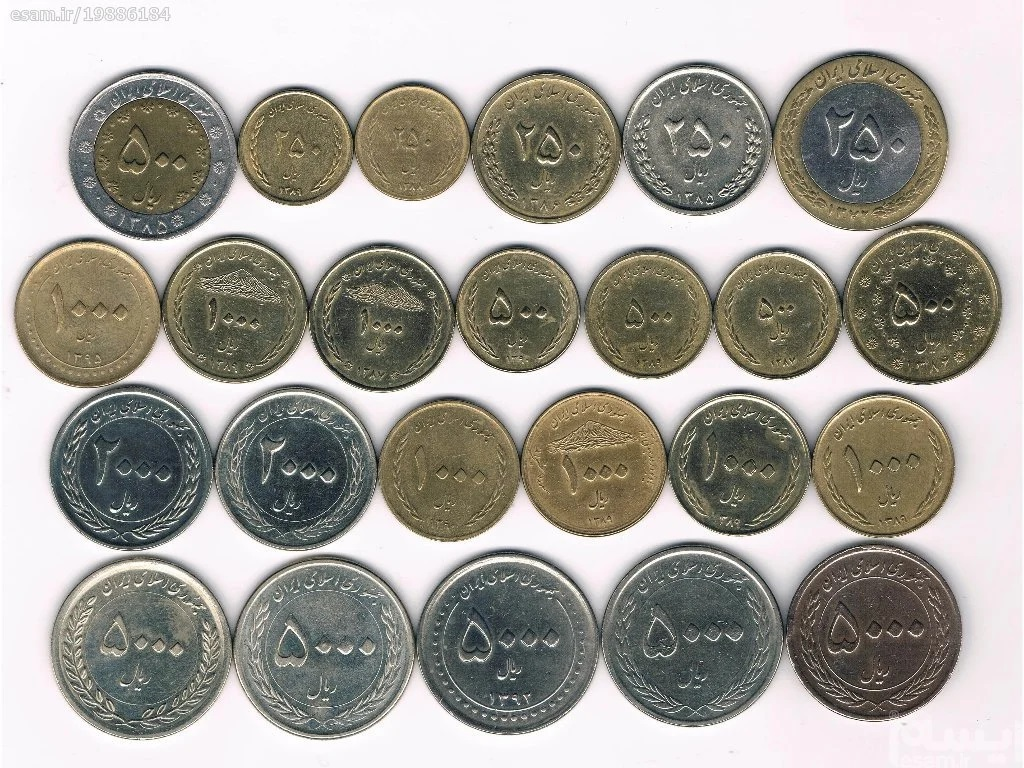
#> input picture open-cv/Images/iranian-coin.jpg, 1024 x 768 px, found by its file name
$ jupyter execute coin-detection.ipynb
#> lines starting #> are read from the running program, lines starting #| are printed output that depends on the picture; after the words box and inside, x2 and y2 are one past the last pixel; in counts of white or black regions, pixels touching at a corner belong together
[cell 1]
import numpy as np
import matplotlib.pyplot as plt
import cv2 as cv

# load the image
img = cv.imread("Image/iranian-coin.jpg")
#> img is the input picture: shape (768, 1024, 3); mean B, G, R 153.3, 160.5, 163.6
gray = cv.cvtColor(img, cv.COLOR_BGR2GRAY)
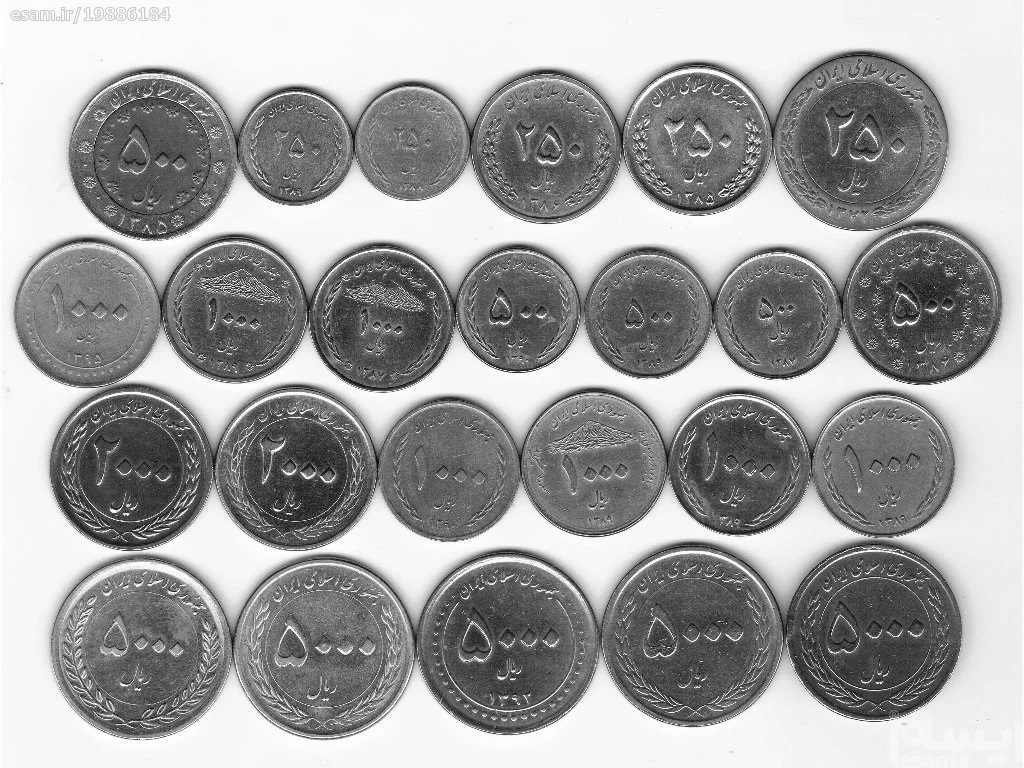
#> gray: shape (768, 1024); min 0, max 255, mean 160.6
gray = cv.GaussianBlur(gray, (9, 9), 2)
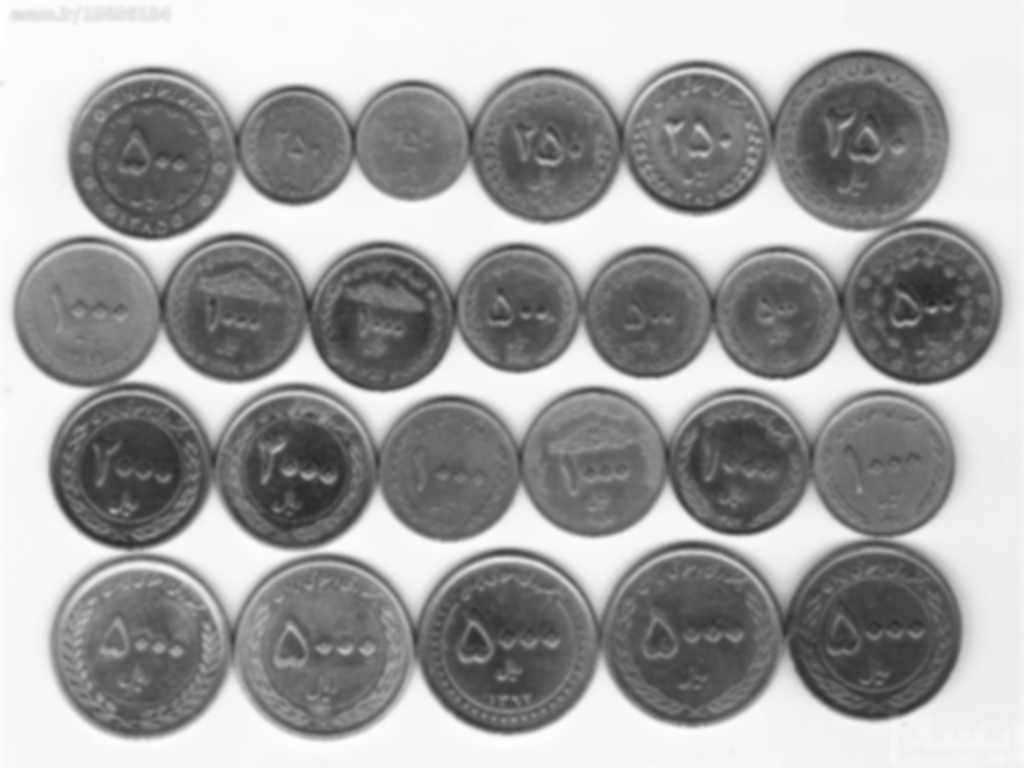
#> gray: shape (768, 1024); min 39, max 254, mean 160.6
# hough circle
circle = cv.HoughCircles(gray,
    method=cv.HOUGH_GRADIENT,
    dp=1,
    minDist=120,
    param1=110,
    param2=60,
    minRadius=10,
    maxRadius=100 )
#> circle = 24 rows, first 8: [234.5, 308.5, 73.2], [507.5, 641.5, 92.4], [153.5, 153.5, 85.8], [691.5, 634.5, 91.6], [860.5, 141.5, 88.3], [324.5, 644.5, 90.5], [87.5, 312.5, 74.7], [295.5, 469.5, 79.4]

# draw circles
count = 0
if circle is not None:
    circle = np.uint16(np.around(circle))
#> circle = 24 rows, first 8: [234, 308, 73], [508, 642, 92], [154, 154, 86], [692, 634, 92], [860, 142, 88], [324, 644, 90], [88, 312, 75], [296, 470, 79]
    for c in circle[0]:
        x, y, r = c
        count +=1
        cv.circle(img, (x, y), r, (0, 255, 0), 3)
#> this loop made 24 passes
#> (x, y, r) on passes 1 to 12: (234, 308, 73), (508, 642, 92), (154, 154, 86), (692, 634, 92), (860, 142, 88), (324, 644, 90), (88, 312, 75), (296, 470, 79), (296, 146, 59), (872, 630, 89), (920, 302, 82), (884, 464, 73)
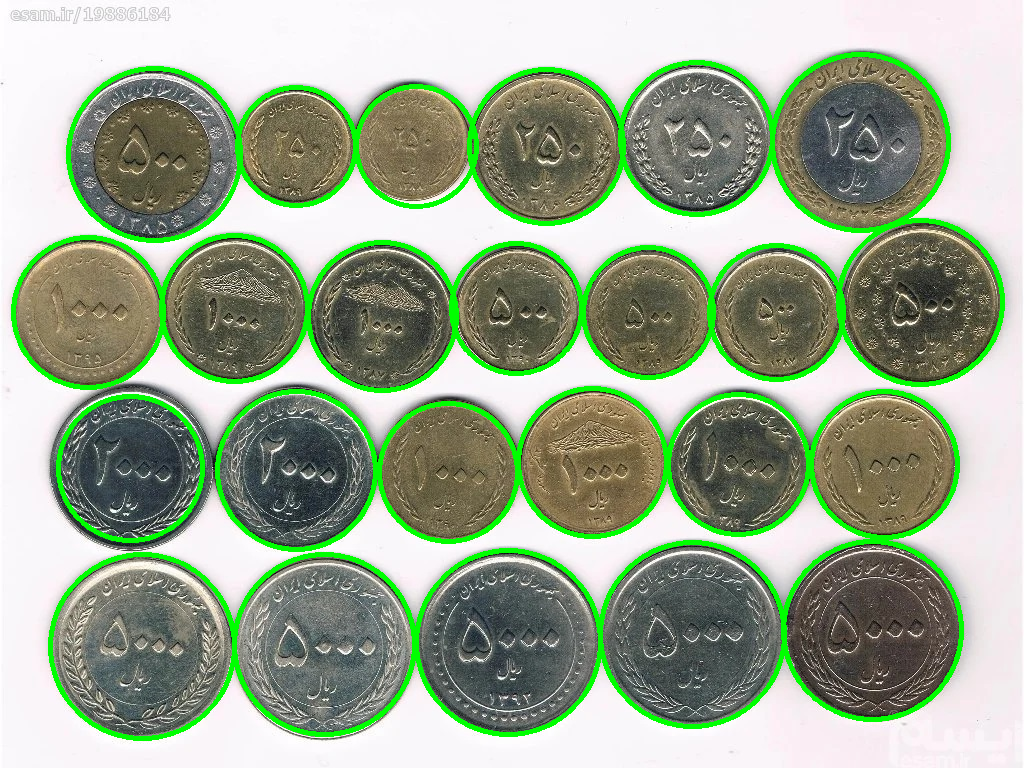
#> img: shape (768, 1024, 3); 7.04% of pixels changed, all inside (x1, y1, x2, y2) = (11, 52, 1005, 741)
#> after the loop, count = 24

print(f"count of coins: {count}")
#| count of coins: 24
plt.imshow(img[...,::-1])
plt.title(f"Detected Coins: {count}")
plt.show()

$ run again, with open-cv/Images/little_girl.jpg copied over open-cv/Images/iranian-coin.jpg
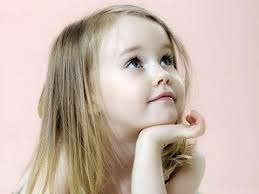
#> input picture open-cv/Images/little_girl.jpg, 259 x 194 px, found by its file name
#> img is the input picture: shape (194, 259, 3); mean B, G, R 175.4, 186.3, 204.4
#> `gray = cv.cvtColor(img, cv.COLOR_BGR2GRAY)`:
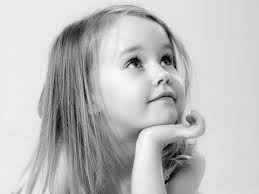
#> gray: shape (194, 259); min 0, max 255, mean 190.5
#> `gray = cv.GaussianBlur(gray, (9, 9), 2)`:
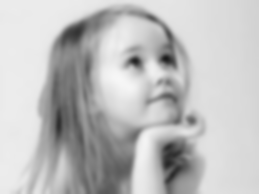
#> gray: shape (194, 259); min 26, max 247, mean 190.5
#> circle = None
